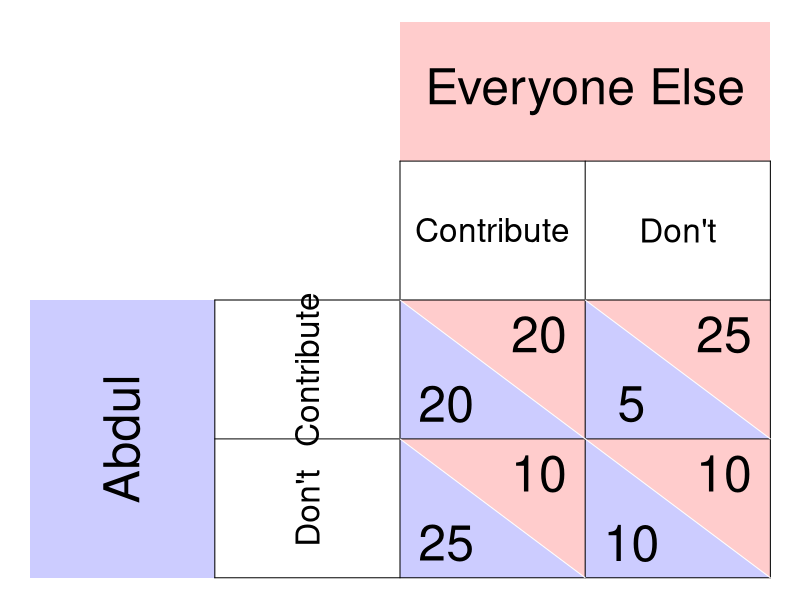

R code for this plot:
require(ggplot2)
require(shape)
pdf(file = "people/matrix_pgg.pdf", width = 9, height = 7)

par(mar =  c(0, 0, 0, 0))
xlims <- c(0, 8)
ylims <- c(0, 8)

#TextSizes
PlayerSize <- 3
StratSize <- 2
PayoffSize <- 3

p1fadelevel <- 0.2
p2fadelevel <- 0.2

#Payoffs are listed as c("NW", "SW", "NE", "SE")

#Considerations for Player 1
P1Name <- c("Abdul")
P1Strat <- c("Contribute", "Don't")
P1Payoffs <- c("20", "25", "5", "10")
P1BR1 <- c("SW") #Must be NW or SW - the BR prints accordingly. 
P1BR2 <- c("SE") #Must be NE or SE - the BR prints accordingly. 
P1bestsize <- 2.5 #Adjusts size of point indicating best response of P1
#NW = (5, 3); SW = (5,1); NE = (7, 3); SE = (7, 1)

#Considerations for Player 2
P2Name <- c("Everyone Else")
P2Strat <- c("Contribute", "Don't")
P2Payoffs <- c("20", "10", "25", "10")
P2BR1 <- c("NE") #Must be NW or SW - the BR prints accordingly. 
P2BR2 <- c("SE") #Must be NE or SE - the BR prints accordingly. 
P2bestsize <- 4 #Adjusts size of circle indicating best response of P1

plot(0, 0, xlim = xlims, ylim = ylims, type = "n",
     xlab = expression(""),
     ylab = expression(""),
     xaxt = "n", 
     yaxt = "n", 
     cex.lab = 2, 
     bty = "n")



#Color and label for Player 1 and their strategies
polygon(c(0,0,2,2,0), c(0,4,4,0,0), col=rgb(0, 0, 1, p1fadelevel), density=NULL, border = NA)
text(1, 2, P1Name[1], srt = 90, cex = PlayerSize)

text(3, 3, P1Strat[1], cex = StratSize, srt = 90)
text(3, 1, P1Strat[2], cex = StratSize, srt = 90)


#Color and label for Player 2
polygon(c(4,4,8,8,4), c(8,6,6,8,8), col=rgb(1, 0, 0, p2fadelevel), density=NULL, border = NA)
text(6, 7, P2Name[1], cex = PlayerSize)

text(5, 5, P2Strat[1], cex = StratSize)
text(7, 5, P2Strat[2], cex = StratSize)

#NorthWest cell 
#P1
polygon(c(4,4,6,4), c(4,2,2,4), col=rgb(0, 0, 1, p1fadelevel), density=NULL, border = NA)
#P2
polygon(c(4,6,6,4), c(4,4,2,4), col=rgb(1, 0, 0, p2fadelevel), density=NULL, border = NA)

#P1
text(4.5, 2.5, P1Payoffs[1], cex = PayoffSize)
#P2
text(5.5, 3.5, P2Payoffs[1], cex = PayoffSize)

#SouthWest cell  
#P1
polygon(c(4,4,6,4), c(2,0,0,2), col=rgb(0, 0, 1, p1fadelevel), density=NULL, border = NA)
#P2
polygon(c(4,6,6,4), c(2,2,0,2), col=rgb(1, 0, 0, p2fadelevel), density=NULL, border = NA)

#P1
text(4.5, 0.5, P1Payoffs[2], cex = PayoffSize)
#P2
text(5.5, 1.5, P2Payoffs[2], cex = PayoffSize)


#NorthEast cell 
#P1
polygon(c(6,6,8,6), c(4,2,2,4), col=rgb(0, 0, 1, p1fadelevel), density=NULL, border = NA)
#P2
polygon(c(6,8,8,6), c(4,4,2,4), col=rgb(1, 0, 0, p2fadelevel), density=NULL, border = NA)
#P1
text(6.5, 2.5, P1Payoffs[3], cex = PayoffSize)
#P2
text(7.5, 3.5, P2Payoffs[3], cex = PayoffSize)

#SouthEast cell 
#P1
polygon(c(6,6,8,6), c(2,0,0,2), col=rgb(0, 0, 1, p1fadelevel), density=NULL, border = NA)
#P2
polygon(c(6,8,8,6), c(2,2,0,2), col=rgb(1, 0, 0, p2fadelevel), density=NULL, border = NA)
#P1
text(6.5, 0.5, P1Payoffs[4], cex = PayoffSize)
#P2
text(7.5, 1.5, P2Payoffs[4], cex = PayoffSize)


#Lines for the Table
segments(8, 0, 8, 6, lty = 1, col = "black")
segments(4, 6, 8, 6, lty = 1, col = "black")
segments(2, 0, 2, 4, lty = 1, col = "black")
segments(2, 0, 8, 0, lty = 1, col = "black")
segments(2, 4, 8, 4, lty = 1, col = "black")
segments(4, 0, 4, 6, lty = 1, col = "black")
segments(2, 2, 8, 2, lty = 1, col = "black")
segments(6, 0, 6, 6, lty = 1, col = "black")

#Diagonals
#NW
segments(4, 4, 6, 2, lty = 1, col = "white")
#NE
segments(6, 4, 8, 2, lty = 1, col = "white")
#SW
segments(4, 2, 6, 0, lty = 1, col = "white")
#Se
segments(6, 2, 8, 0, lty = 1, col = "white")


#Best responses 
#P1 
# if (P1BR1[1] == "NW"){
#   points(5, 3, pch = 16, col = "black", cex = P1bestsize)
# } else{points(5, 1, pch = 16, col = "black", cex = P1bestsize)
# }
# 
# if (P1BR2[1] == "NE"){
#   points(7, 3, pch = 16, col = "black", cex = P1bestsize)
# } else{points(7, 1, pch = 16, col = "black", cex = P1bestsize)
# }
# 
# 
# #P2
# if (P2BR1[1] == "NW"){
#   points(5, 3, pch = 1, col = "black", cex = P2bestsize)
# } else{points(7, 3, pch = 1, col = "black", cex = P2bestsize)
# }
# 
# if (P2BR2[1] == "SW"){
#   points(5, 1, pch = 1, col = "black", cex = P2bestsize)
# } else{points(7, 1, pch = 1, col = "black", cex = P2bestsize)
# }

dev.off()
